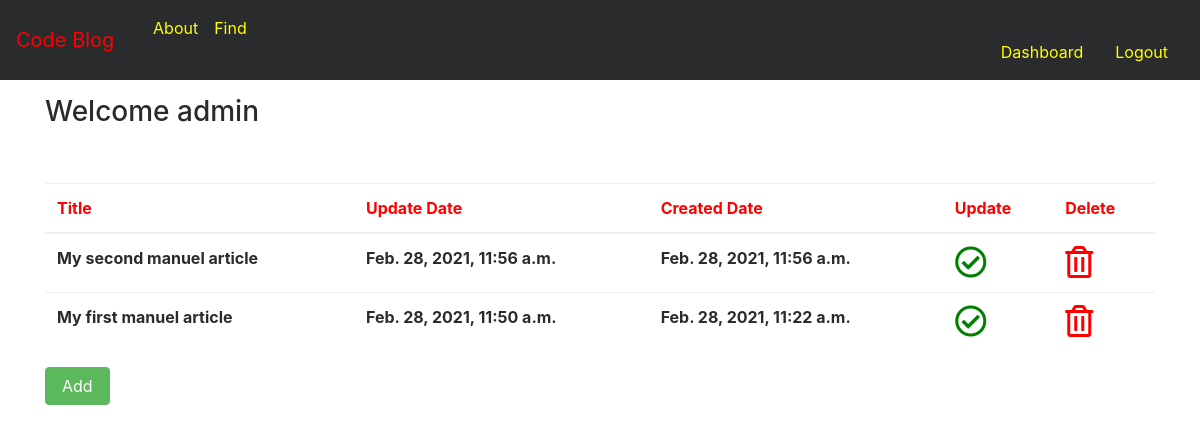
Page /article/dashboard/ (signed in) on the committed database.
### article/models.py (models this page shows, shortened)
class Article(models.Model):
    author = models.ForeignKey("auth.User",on_delete = models.CASCADE,verbose_name= "Author")
    content = RichTextField(verbose_name="Content")
    title = models.CharField(max_length=100,verbose_name="Title", unique = True)
    last_update = models.DateTimeField(auto_now = True,verbose_name = "Update date")
    created_date = models.DateTimeField(auto_now_add=True,verbose_name="Created Date")
    slug = models.SlugField(unique = True, max_length = 100)
    def get_absolute_url_detail(self):
	    return reverse("article:detail", kwargs = {"slug":self.slug})
    def get_absolute_url_update(self):
	    return reverse("article:update",  kwargs = {"slug":self.slug})
    def get_absolute_url_delete(self):
	    return reverse("article:delete",  kwargs = {"slug":self.slug})
    class Meta:
        ordering = ["-created_date"]

### article/views.py (the view)
# urls.py: path("dashboard/",views.showArticle, name = "dashboard"),
@login_required(login_url="user:login")
def showArticle(request):
    articles = Article.objects.filter(author = request.user)
    return render(request,"dashboard.html",{"articles" : articles})

### templates/dashboard.html
{% extends 'layout.html' %}
{% block body %}
<div class="container">
    <h3>Welcome {{request.user.username}}</h3>
    <br><br>
    {% if articles %}
    <table class="table">
        <thead style="color :red;">
            <tr>
                <th>Title</th>
                <th>Update Date</th>
                <th>Created Date</th>
                <th>Update</th>
                <th>Delete</th>
            </tr>
        </thead>
        <tbody>
            {% for article in articles %}
            <tr>
                <td><b><a style="color : inherit" href="{{article.get_absolute_url_detail}}">{{article.title}}</a></b>
                </td>
                <td><b>{{article.last_update}}</b></td>
                <td><b>{{article.created_date}}</b></td>
                <td><a style="color:green;" href="{{article.get_absolute_url_update}}"><i
                            class="far fa-check-circle fa-2x"></i></a></td>
                <td><a style="color:red;" href="{{article.get_absolute_url_delete}}"><i
                            class="far fa-trash-alt fa-2x"></i></a></td>
            </tr>
            {% endfor %}
            {% else %}
            <div class="alert alert-danger">You don't have any article.</div>
            {% endif %}
        </tbody>
    </table>
    <a class="btn btn-success" href="{% url 'article:add' %}">Add</a>
</div>
{% endblock body %}

### rows in the picture
Article: title "My second manuel article", last_update "Feb. 28, 2021, 11:56 a.m.", created_date "Feb. 28, 2021, 11:56 a.m."
Article: title "My first manuel article", last_update "Feb. 28, 2021, 11:50 a.m.", created_date "Feb. 28, 2021, 11:22 a.m."

### other values in the picture
{{ request.user.username }} "admin"
